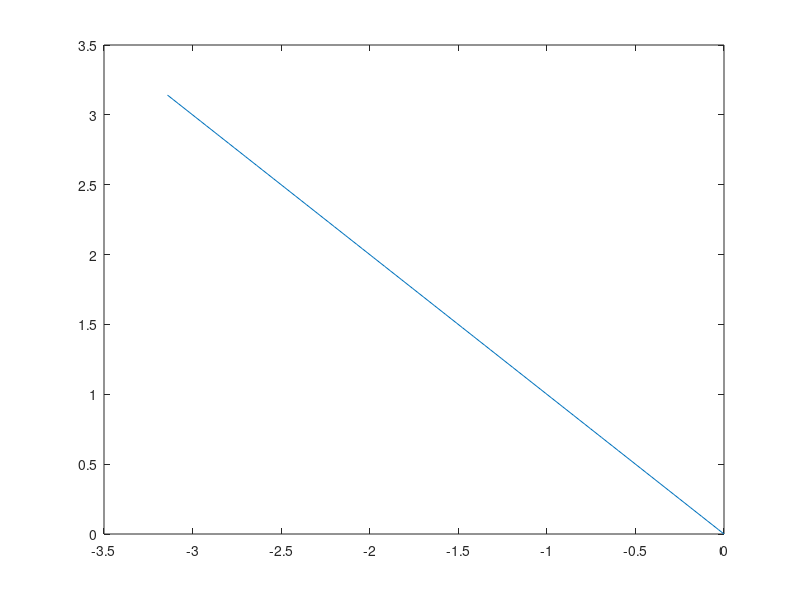
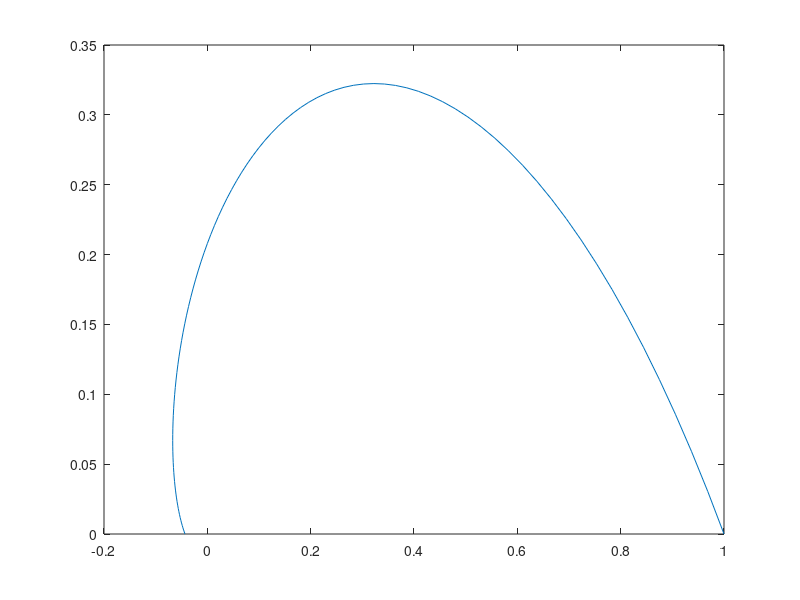

These figures' MATLAB source, in order:
close all
cont=0
for k=0:pi/100:pi
    cont=cont+1;
    Pc=-k+(k*i);
    Pd=exp(Pc);
    ZitaX(cont)=real(Pc);
    ZitaY(cont)=imag(Pc);
    ZitaDX(cont)=real(Pd);
    ZitaDY(cont)=imag(Pd);
end;

figure
plot(ZitaX,ZitaY)
figure
plot(ZitaDX,ZitaDY)